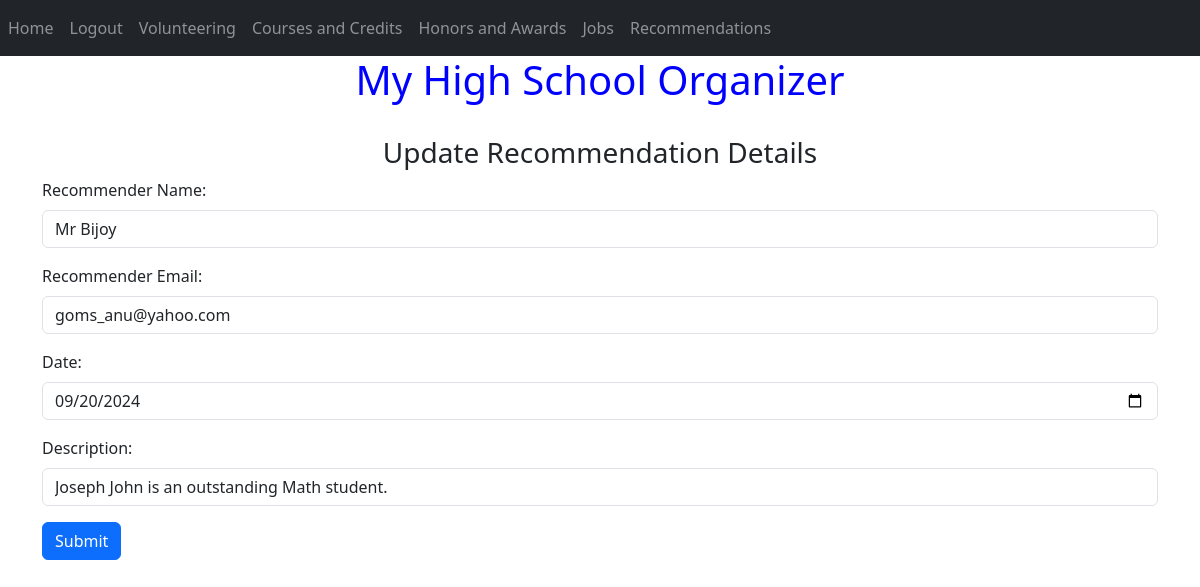
The app's page /update-recommendation?recommendationid=1 (signed in) with its own data.
### website/models.py (models this page shows)
class Recommendation(db.Model):
    recommend_seq = db.Column(db.Integer, primary_key=True)
    recommend_name = db.Column(db.String(200))
    recommend_email=db.Column(db.String(150))
    date = db.Column(db.Date)
    description = db.Column(db.String(500))
    user_id = db.Column(db.Integer, db.ForeignKey('user.id'))
    docref= db.Column(db.String(500))

### website/views.py (the view, shortened to what this page needs)
@views.route('/update-recommendation', methods=['GET','POST'])
@login_required
def update_recommendation():
        recommendationid = request.args.get('recommendationid')
        recommendation = Recommendation.query.get(recommendationid)
        print('initial')
        print(recommendation.recommend_name)
        return render_template("update_recommendations.html", user=current_user, recommendation=recommendation)

### website/__init__.py (called while the page is built)
def create_app():
    app = Flask(__name__)
    app.config['SQLALCHEMY_TRACK_MODIFICATIONS'] = 'False'
    app.config['SECRET_KEY'] = 'd'
    app.config['SQLALCHEMY_DATABASE_URI'] = f'sqlite:///{DB_NAME}'
    db.init_app(app)
    print('success 1')
    from .views import views
    from .auth import auth
    print('success 2')
    app.register_blueprint(views, url_prefix='/')
    app.register_blueprint(auth, url_prefix='/')
    from .models import User
    create_database(app)
    login_manager = LoginManager()
    login_manager.login_view = 'auth.login'
    login_manager.init_app(app)
    @login_manager.user_loader
    def load_user(id):
        return User.query.get(int(id))
    return app

### website/templates/update_recommendations.html
{% extends "base.html" %} {% block title %}Update Recommendation Details{% endblock %} {% block content %}
<br />
    <form method="POST">
        <h3 align="center">
            Update Recommendation Details
        </h3>
        <div class="form-group">
            <label for="recommendName">Recommender Name:</label>
            <input
                type="text"
                class="form-control"
                name="recommendName"
                value="{{recommendation.recommend_name}}"
            />
        </div>
        <div class="form-group">
            <label for="recommendEmail">Recommender Email:</label>
            <input
                type="email"
                class="form-control"
                name="recommendEmail"
                value="{{recommendation.recommend_email}}"
            />
        </div>
        <div class="form-group">
            <label for="date">Date:</label>
            <input
                type="date"
                class="form-control"
                id="date"
                name="date"
                placeholder="Enter date"
                value="{{recommendation.date}}"
            />
        </div>
        <div class="form-group">
            <label for="description">Description:</label>
            <input
                type="text"
                class="form-control"
                id="description"
                name="description"
                placeholder="Enter description"
                value="{{recommendation.description}}"
            />
        </div>
        <button type="submit" class="btn btn-primary">Submit</button>
    </form>
    {% endblock %}

### website/templates/base.html (style rules this page uses)
body { background-image: url('https://th.bing.com/th/id/R.b179474d4fa04e9df880ef0445697ee5?rik=v7kEGZ6PWclRJQ&riu=http%3a%2f%2fgetwallpapers.com%2fwallpaper%2ffull%2f5%2fc%2f3%2f1072806-large-cream-colored-wallpaper-2560x1440.jpg&ehk=rWQhLJNfK0N7alVZ9aBW%2bv9c%2bPASYbn8wuBAyj0UOIw%3d&risl=&pid=ImgRaw&r=0'); background-repeat: no-repeat; background-attachment: fixed; background-size: 100% 100%; }

### records on screen
Recommendation: recommendName "Mr Bijoy", recommendEmail "goms_anu@yahoo.com", date "09/20/2024", description "Joseph John is an outstanding Math student."
